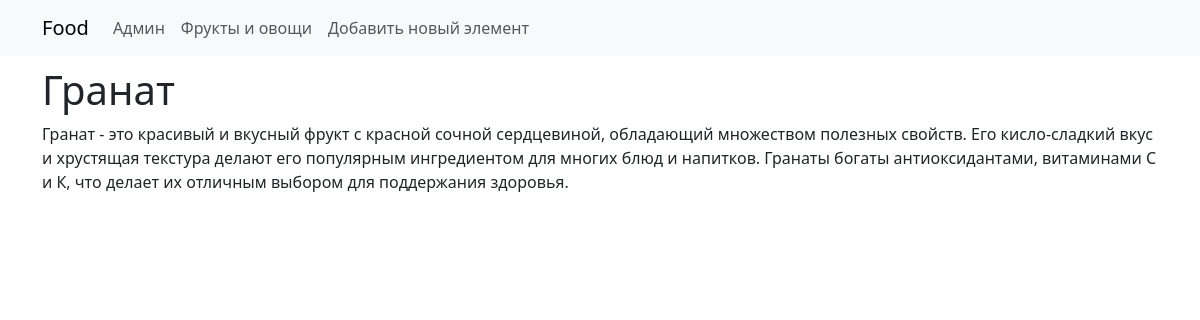
The page /food/1/ on the database its author committed.
### table/models.py (models this page shows, shortened)
class Food(models.Model):
    name = models.CharField(max_length=100, verbose_name="Заголовок")
    description = models.TextField(verbose_name="Текст статьи")
    img = models.ImageField(upload_to='photos/%Y/%m/%d', blank=True, verbose_name='Фото')
    type = models.ForeignKey(FoodType, on_delete=models.PROTECT, null=True, default=1, verbose_name='Тип еды')

### table/views.py (the view)
# urls.py: path('food/<int:pk>/', views.food_detail, name='food_detail'),
def food_detail(request, pk):
    food = get_object_or_404(Food, pk=pk)
    return render(request, 'food_detail.html', {'food': food})

### table/templates/food_detail.html (shortened to what this page needs)
{% extends 'base.html' %}
{% block content %}
<section>
    <div class="container">
        <h1>{{ food.name }}</h1>
        <p>{{ food.description }}</p>
    </div>
</section>
{% endblock content %}

### table/static/css/styles.css (style rules this page uses)
section, button { padding-top: 10px; padding-bottom: 10px; }

### rows shown on the page
Food: name "Гранат", description "Гранат - это красивый и вкусный фрукт с красной сочной сердцевиной, обладающий множеством полезных свойств. Его кисло-сладкий вкус и хрустящая текстура делают его популярным ингредиентом для многих блюд и напитков. Гранаты богаты антиоксидантами, витаминами С и К, что делает их отличным выбором для поддержания здоровья."
